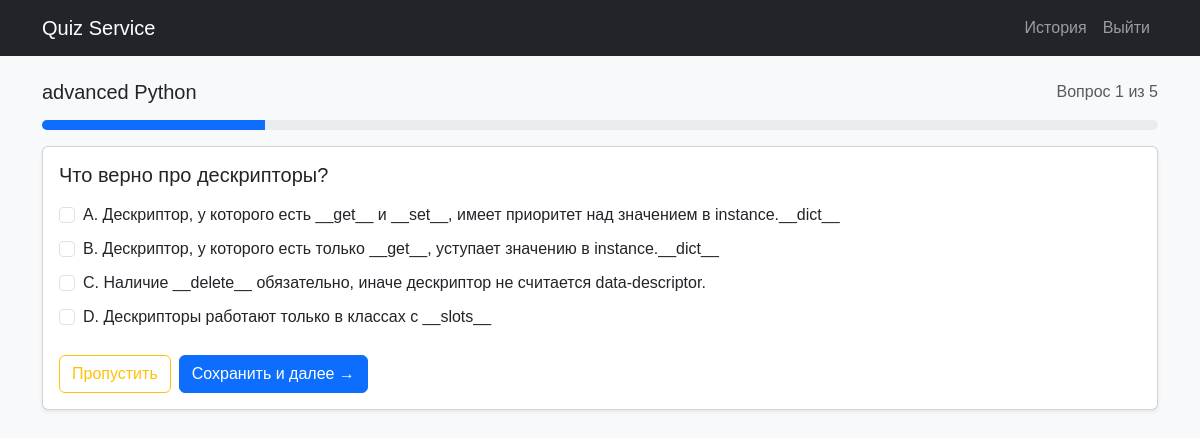
The page /attempts/1/questions/1/ (signed in) on the database its author committed.
### quiz_for_brandpol/models.py (models this page shows, shortened)
class Question(models.Model):
    test = models.ForeignKey(Test, related_name="questions", on_delete=models.CASCADE)
    text = models.TextField()
    is_active = models.BooleanField(default=True)
    order = models.PositiveIntegerField(default=0)

class Test(models.Model):
    title = models.CharField(max_length=200)
    description = models.TextField(blank=True)
    is_active = models.BooleanField(default=True)
    created_at = models.DateTimeField(auto_now_add=True)

class Answer(models.Model):
    question = models.ForeignKey(Question, related_name="answers", on_delete=models.CASCADE)
    text = models.CharField(max_length=500)
    is_correct = models.BooleanField(default=False)
    order = models.PositiveIntegerField(default=0)

### quiz_for_brandpol/views.py (the view, shortened to what this page needs)
# urls.py: path("attempts/<int:attempt_id>/questions/<int:question_id>/", QuestionView.as_view(), name="qfb_question"),
@method_decorator(login_required, name="dispatch")
class QuestionView(View):
    template_name = "quiz_for_brandpol/question.html"
    def get(self, request, attempt_id, question_id):
        attempt = get_object_or_404(Attempt, id=attempt_id, user=request.user)
        question = get_object_or_404(Question, id=question_id, test=attempt.test, is_active=True)
        ids = list(
            attempt.test.questions
            .filter(is_active=True)
            .order_by("order", "id")
            .values_list("id", flat=True)
        )
        i = ids.index(question.id)            # 0-based
        index = i + 1                         # 1-based
        total = len(ids)
        percent = int(index / total * 100) if total else 0
        prev_id = ids[i - 1] if i > 0 else None
        next_id = ids[i + 1] if i < total - 1 else None
        ctx = {
            "attempt": attempt,
            "question": question,
            "prev_id": prev_id,
            "next_id": next_id,
            "index": index,
            "total": total,
            "percent": percent,
        }
        return render(request, self.template_name, ctx)

### quiz_for_brandpol/templates/quiz_for_brandpol/question.html (shortened to what this page needs)
{% extends "quiz_for_brandpol/base.html" %}
{% block content %}
<div class="d-flex justify-content-between align-items-center mb-3">
  <h1 class="h5 mb-0">{{ question.test.title }}</h1>
  <span class="text-muted">Вопрос {{ index }} из {{ total }}</span>
</div>
<div class="progress mb-3" style="height: 10px;">
  <div class="progress-bar" role="progressbar"
       style="width: {{ percent }}%;"
       aria-valuenow="{{ percent }}" aria-valuemin="0" aria-valuemax="100">
  </div>
</div>
<div class="card shadow-sm">
  <div class="card-body">
    <h2 class="h5 mb-3">{{ question.text }}</h2>
    <form id="q-form" method="post" class="mt-3">
      <div class="vstack gap-2">
        {% for a in question.answers.all %}
          <div class="form-check">
            <input class="form-check-input answer-check" type="checkbox" name="answers" id="a{{ a.id }}" value="{{ a.id }}">
            <label class="form-check-label" for="a{{ a.id }}">{{ a.text }}</label>
          </div>
        {% endfor %}
      </div>
      <div class="d-flex gap-2 mt-4">
        <button type="submit" name="skip" class="btn btn-outline-warning">Пропустить</button>
        {% if next_id %}
          <button type="submit" id="save-next" class="btn btn-primary">Сохранить и далее →</button>
        {% else %}
          <button type="submit" id="finish" name="finish" class="btn btn-success">Завершить тест</button>
        {% endif %}
      </div>
    </form>
  </div>
</div>
{% endblock %}

### static/css/style.css (style rules this page uses)
body { background-color: #f8f9fa; font-family: Arial, sans-serif; }
h1 { color: #007bff; text-align: center; margin-top: 20px; }

### rows shown on the page
Question: test "advanced Python", text "Что верно про дескрипторы?"
Answer: text "A. Дескриптор, у которого есть __get__ и __set__, имеет приоритет над значением в instance.__dict__"
Answer: text "B. Дескриптор, у которого есть только __get__, уступает значению в instance.__dict__"
Answer: text "C. Наличие __delete__ обязательно, иначе дескриптор не считается data-descriptor."
Answer: text "D. Дескрипторы работают только в классах с __slots__"

### other values the page prints
{{ index }} "1"
{{ total }} "5"
